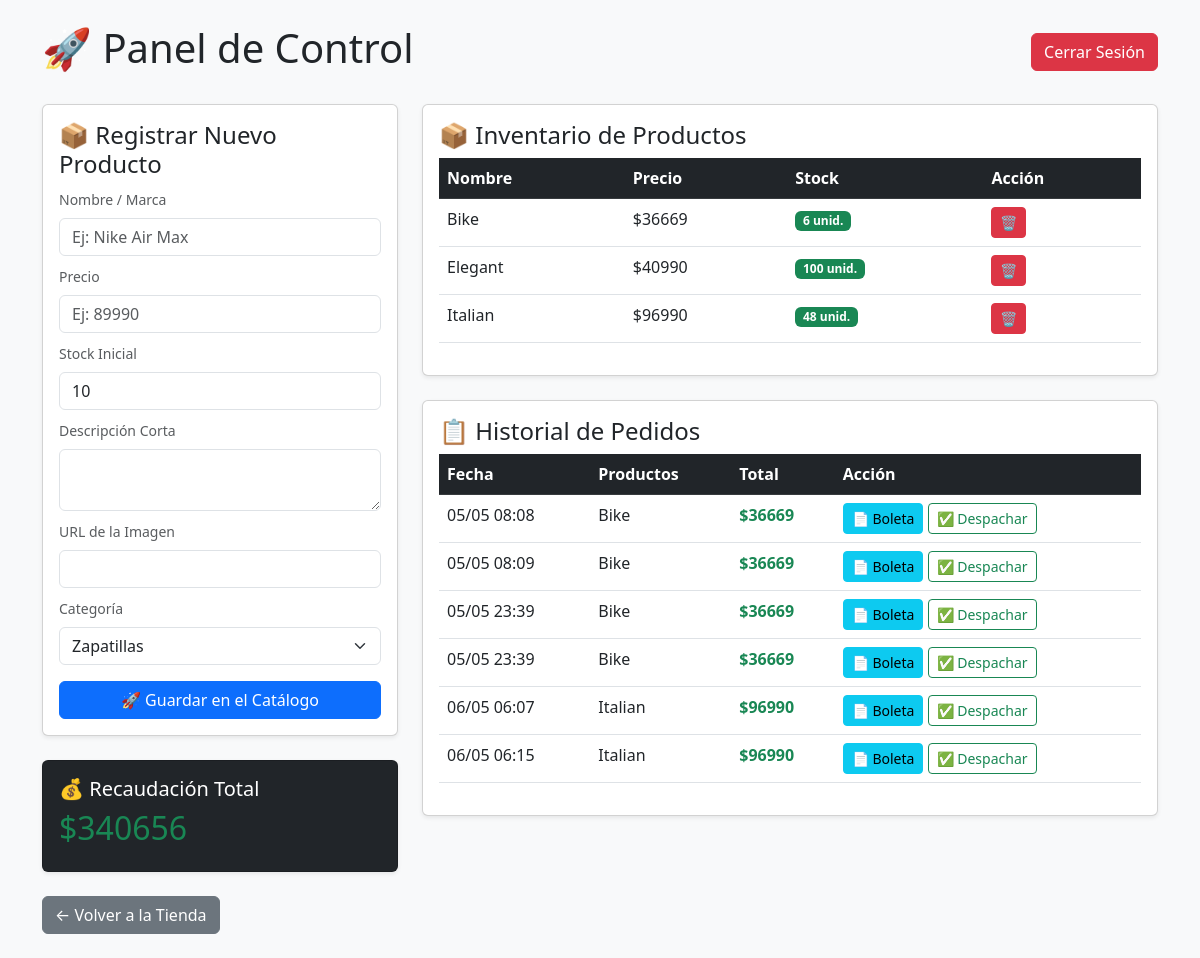
/admin (signed in), run on the app's committed database.
### app.py (models this page shows)
class Producto(db.Model):
    id = db.Column(db.Integer, primary_key=True)
    nombre = db.Column(db.String(100), nullable=False)
    precio = db.Column(db.Integer, nullable=False)
    descripcion = db.Column(db.String(500))
    imagen = db.Column(db.String(500))
    categoria = db.Column(db.String(50))
    stock = db.Column(db.Integer, default=10)

class Pedido(db.Model):
    id = db.Column(db.Integer, primary_key=True)
    productos_nombres = db.Column(db.String(500))
    total_pagado = db.Column(db.Integer)
    fecha = db.Column(db.DateTime, default=db.func.now())

### app.py (the view, shortened to what this page needs)
@app.route('/admin', methods=['GET', 'POST'])
def admin():
    if not session.get('admin_logueado'): return redirect(url_for('login'))
    productos = Producto.query.all()
    pedidos = Pedido.query.all()
    recaudacion = sum(p.total_pagado for p in pedidos) if pedidos else 0
    return render_template('admin.html', productos=productos, pedidos=pedidos, recaudacion=recaudacion)

### templates/admin.html (shortened to what this page needs)
<!DOCTYPE html>
<html lang="es">
<head>
    <link href="https://cdn.jsdelivr.net/npm/bootstrap@5.3.0/dist/css/bootstrap.min.css" rel="stylesheet">
</head>
<body class="bg-light p-4">
    <div class="container">
        <div class="d-flex justify-content-between align-items-center mb-4">
            <h1>🚀 Panel de Control</h1>
            <a href="/logout" class="btn btn-danger">Cerrar Sesión</a>
        </div>
        <div class="row">
            <div class="col-md-4">
                <div class="card p-3 shadow-sm mb-4">
                    <h4>📦 Registrar Nuevo Producto</h4>
                    <form method="POST">
                        <div class="mb-2">
                            <label class="form-label text-muted small">Nombre / Marca</label>
                            <input type="text" name="nombre" class="form-control" placeholder="Ej: Nike Air Max" required>
                        </div>
                        <div class="mb-2">
                            <label class="form-label text-muted small">Precio</label>
                            <input type="number" name="precio" class="form-control" placeholder="Ej: 89990" required>
                        </div>
                        <div class="mb-2">
                            <label class="form-label text-muted small">Stock Inicial</label>
                            <input type="number" name="stock" class="form-control" value="10" required>
                        </div>
                        <div class="mb-2">
                            <label class="form-label text-muted small">Descripción Corta</label>
                            <textarea name="descripcion" class="form-control" rows="2"></textarea>
                        </div>
                        <div class="mb-2">
                            <label class="form-label text-muted small">URL de la Imagen</label>
                            <input type="text" name="imagen" class="form-control">
                        </div>
                        <div class="mb-3">
                            <label class="form-label text-muted small">Categoría</label>
                            <select name="categoria" class="form-select" required>
                                <option value="Zapatillas">Zapatillas</option>
                            </select>
                        </div>
                        <button type="submit" class="btn btn-primary w-100">🚀 Guardar en el Catálogo</button>
                    </form>
                </div>
                <div class="card p-3 bg-dark text-white shadow-sm">
                    <h5>💰 Recaudación Total</h5>
                    <h2 class="text-success">${{ recaudacion }}</h2>
                </div>
            </div>
            <div class="col-md-8">
                <div class="card p-3 shadow-sm mb-4">
                    <h4>📦 Inventario de Productos</h4>
                    <div class="table-responsive">
                        <table class="table table-hover">
                            <thead class="table-dark">
                                <tr>
                                    <th>Nombre</th>
                                    <th>Precio</th>
                                    <th>Stock</th>
                                    <th>Acción</th>
                                </tr>
                            </thead>
                            <tbody>
                                {% for producto in productos %}
                                <tr>
                                    <td>{{ producto.nombre }}</td>
                                    <td>${{ producto.precio }}</td>
                                    <td>
                                        {% if producto.stock > 3 %}
                                            <span class="badge bg-success">{{ producto.stock }} unid.</span>
                                        {% elif producto.stock > 0 %}
                                            <span class="badge bg-warning text-dark">{{ producto.stock }} ¡Bajo!</span>
                                        {% else %}
                                            <span class="badge bg-danger">SIN STOCK</span>
                                        {% endif %}
                                    </td>
                                    <td>
                                        <a href="{{ url_for('eliminar_producto', id=producto.id) }}" class="btn btn-sm btn-danger" onclick="return confirm('¿Borrar?')">🗑️</a>
                                    </td>
                                </tr>
                                {% endfor %}
                            </tbody>
                        </table>
                    </div>
                </div>
                <div class="card p-3 shadow-sm">
                    <h4>📋 Historial de Pedidos</h4>
                    <div class="table-responsive">
                        <table class="table table-hover">
                            <thead class="table-dark">
                                <tr>
                                    <th>Fecha</th>
                                    <th>Productos</th>
                                    <th>Total</th>
                                    <th>Acción</th>
                                </tr>
                            </thead>
                            <tbody>
                                {% for pedido in pedidos %}
                                <tr>
                                    <td>{{ pedido.fecha.strftime('%d/%m %H:%M') }}</td>
                                    <td>{{ pedido.productos_nombres }}</td>
                                    <td class="text-success fw-bold">${{ pedido.total_pagado }}</td>
                                    <td>
                                        <a href="{{ url_for('imprimir_boleta', id=pedido.id) }}" class="btn btn-sm btn-info" target="_blank">📄 Boleta</a>
                                        <a href="{{ url_for('eliminar_pedido', id=pedido.id) }}" class="btn btn-sm btn-outline-success">✅ Despachar</a>
                                    </td>
                                </tr>
                                {% else %}
                                <tr><td colspan="4" class="text-center text-muted">No hay ventas.</td></tr>
                                {% endfor %}
                            </tbody>
                        </table>
                    </div>
                </div>
            </div>
        </div>
        <br>
        <a href="/" class="btn btn-secondary">← Volver a la Tienda</a>
    </div>
</body>
</html>

### data on the page
Producto: nombre "Bike", precio "36669", stock "6"
Producto: nombre "Elegant", precio "40990", stock "100"
Producto: nombre "Italian", precio "96990", stock "48"
Pedido: fecha "05/05 08:08", productos_nombres "Bike", total_pagado "36669"
Pedido: fecha "05/05 08:09", productos_nombres "Bike", total_pagado "36669"
Pedido: fecha "05/05 23:39", productos_nombres "Bike", total_pagado "36669"
Pedido: fecha "05/05 23:39", productos_nombres "Bike", total_pagado "36669"
Pedido: fecha "06/05 06:07", productos_nombres "Italian", total_pagado "96990"
Pedido: fecha "06/05 06:15", productos_nombres "Italian", total_pagado "96990"

### other printed values
{{ recaudacion }} "340656"
